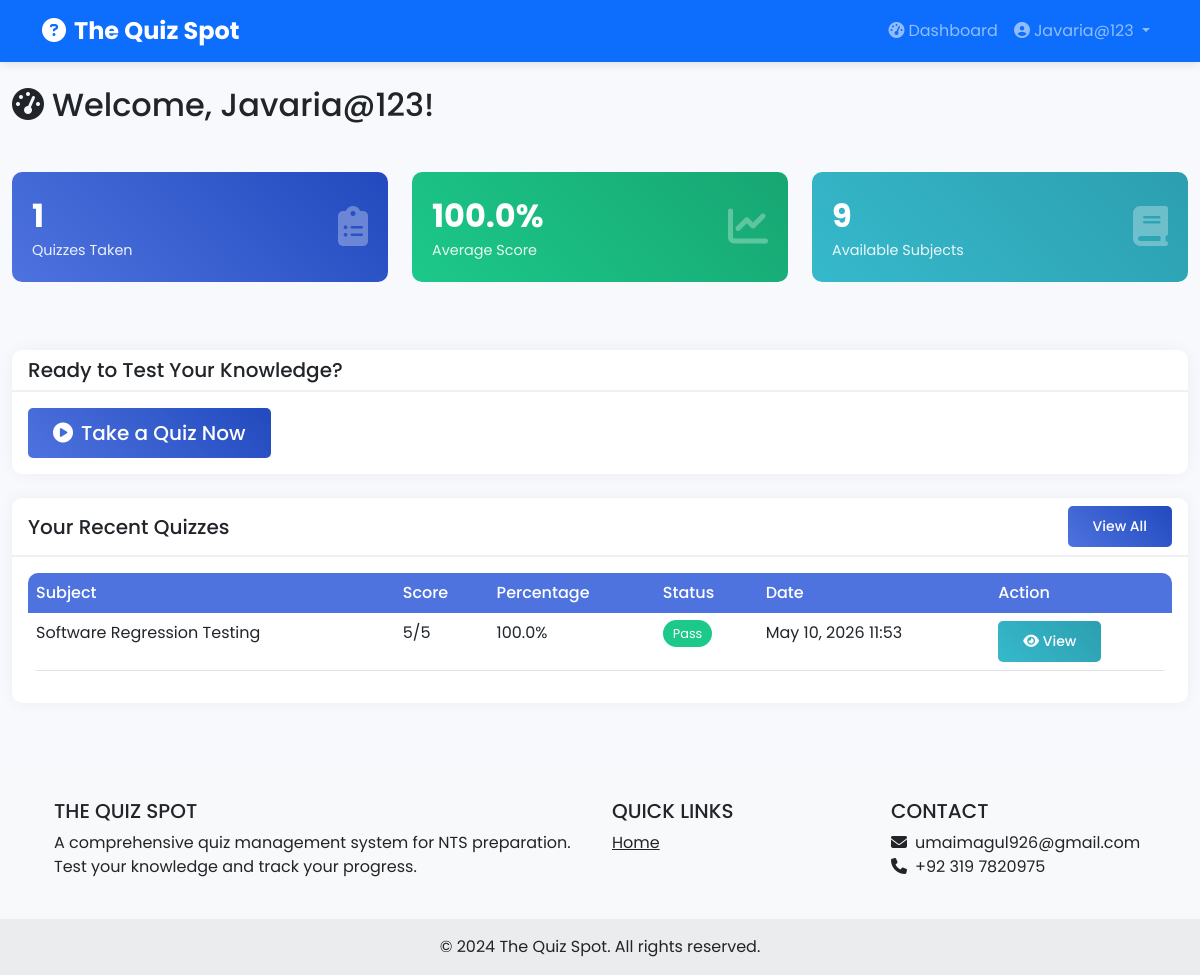
The page /user-dashboard/ (signed in) on the database its author committed.
### quiz/models.py (models this page shows, shortened)
class UserProfile(models.Model):
    user = models.OneToOneField(User, on_delete=models.CASCADE, related_name='profile')
    phone_number = models.CharField(max_length=15, blank=True)
    registration_number = models.CharField(max_length=50, blank=True)
    total_quizzes_taken = models.IntegerField(default=0)
    average_score = models.FloatField(default=0)
    created_at = models.DateTimeField(auto_now_add=True)
    def update_stats(self):
        quizzes = self.user.quizzes.all()
        self.total_quizzes_taken = quizzes.count()
        if self.total_quizzes_taken > 0:
            self.average_score = sum(q.percentage for q in quizzes) / self.total_quizzes_taken
        self.save()

class Quiz(models.Model):
    user = models.ForeignKey(User, on_delete=models.CASCADE, related_name='quizzes')
    subject = models.ForeignKey(Subject, on_delete=models.CASCADE)
    date_taken = models.DateTimeField(auto_now_add=True)
    score = models.IntegerField(default=0)
    total_questions = models.IntegerField()
    percentage = models.FloatField(default=0)
    status = models.CharField(
        max_length=10,
        choices=[('Pass', 'Pass'), ('Fail', 'Fail')],
        default='Fail'
    )
    class Meta:
        ordering = ['-date_taken']

class Subject(models.Model):
    name = models.CharField(max_length=100, unique=True)
    description = models.TextField(blank=True)
    created_at = models.DateTimeField(auto_now_add=True)
    updated_at = models.DateTimeField(auto_now=True)
    class Meta:
        ordering = ['name']

### quiz/views.py (the view)
# urls.py: path('user-dashboard/', views.user_dashboard, name='user_dashboard'),
@user_required
def user_dashboard(request):
    user_profile, created = UserProfile.objects.get_or_create(user=request.user)
    user_profile.update_stats()
    recent_quizzes = Quiz.objects.filter(user=request.user).select_related('subject').order_by('-date_taken')[:5]
    subjects = Subject.objects.all()
    context = {
        'user_profile': user_profile,
        'recent_quizzes': recent_quizzes,
        'subjects': subjects,
        'total_subjects': subjects.count(),
    }
    return render(request, 'user/user_dashboard.html', context)

### templates/user/user_dashboard.html (shortened to what this page needs)
{% extends 'base.html' %}
{% block content %}
<div class="container-fluid py-4">
    <div class="row mb-4">
        <div class="col-12">
            <h2 class="mb-4">
                <i class="fas fa-tachometer-alt me-2"></i>Welcome, {{ user.username }}!
            </h2>
        </div>
    </div>
    <div class="row mb-4">
        <div class="col-xl-4 col-md-6 mb-4">
            <div class="stat-card">
                <div class="row align-items-center">
                    <div class="col">
                        <div class="stat-value">{{ user_profile.total_quizzes_taken }}</div>
                        <div class="stat-label">Quizzes Taken</div>
                    </div>
                    <div class="col-auto">
                        <i class="fas fa-clipboard-list fa-2x"></i>
                    </div>
                </div>
            </div>
        </div>
        <div class="col-xl-4 col-md-6 mb-4">
            <div class="stat-card" style="background: linear-gradient(45deg, #1cc88a, #17a673);">
                <div class="row align-items-center">
                    <div class="col">
                        <div class="stat-value">{{ user_profile.average_score|floatformat:1 }}%</div>
                        <div class="stat-label">Average Score</div>
                    </div>
                    <div class="col-auto">
                        <i class="fas fa-chart-line fa-2x"></i>
                    </div>
                </div>
            </div>
        </div>
        <div class="col-xl-4 col-md-6 mb-4">
            <div class="stat-card" style="background: linear-gradient(45deg, #36b9cc, #2c9faf);">
                <div class="row align-items-center">
                    <div class="col">
                        <div class="stat-value">{{ total_subjects }}</div>
                        <div class="stat-label">Available Subjects</div>
                    </div>
                    <div class="col-auto">
                        <i class="fas fa-book fa-2x"></i>
                    </div>
                </div>
            </div>
        </div>
    </div>
    <div class="row mb-4">
        <div class="col-12">
            <div class="card">
                <div class="card-header">
                    <h5 class="mb-0">Ready to Test Your Knowledge?</h5>
                </div>
                <div class="card-body">
                    <a href="{% url 'select_subject' %}" class="btn btn-primary btn-lg">
                        <i class="fas fa-play-circle me-2"></i>Take a Quiz Now
                    </a>
                </div>
            </div>
        </div>
    </div>
    <div class="row">
        <div class="col-12">
            <div class="card">
                <div class="card-header d-flex justify-content-between align-items-center">
                    <h5 class="mb-0">Your Recent Quizzes</h5>
                    <a href="{% url 'quiz_history' %}" class="btn btn-sm btn-primary">View All</a>
                </div>
                <div class="card-body">
                    <div class="table-responsive">
                        <table class="table table-hover">
                            <thead>
                                <tr>
                                    <th>Subject</th>
                                    <th>Score</th>
                                    <th>Percentage</th>
                                    <th>Status</th>
                                    <th>Date</th>
                                    <th>Action</th>
                                </tr>
                            </thead>
                            <tbody>
                                {% for quiz in recent_quizzes %}
                                <tr>
                                    <td>{{ quiz.subject.name }}</td>
                                    <td>{{ quiz.score }}/{{ quiz.total_questions }}</td>
                                    <td>{{ quiz.percentage|floatformat:1 }}%</td>
                                    <td>
                                        {% if quiz.status == 'Pass' %}
                                            <span class="badge-pass">Pass</span>
                                        {% else %}
                                            <span class="badge-fail">Fail</span>
                                        {% endif %}
                                    </td>
                                    <td>{{ quiz.date_taken|date:"M d, Y H:i" }}</td>
                                    <td>
                                        <a href="{% url 'quiz_result' quiz.id %}" class="btn btn-sm btn-info">
                                            <i class="fas fa-eye"></i> View
                                        </a>
                                    </td>
                                </tr>
                                {% empty %}
                                <tr>
                                    <td colspan="6" class="text-center">You haven't taken any quizzes yet</td>
                                </tr>
                                {% endfor %}
                            </tbody>
                        </table>
                    </div>
                </div>
            </div>
        </div>
    </div>
</div>
{% endblock %}

### templates/base.html (shortened to what this page needs)
<!DOCTYPE html>
<html lang="en">
<head>
    <link href="https://cdn.jsdelivr.net/npm/bootstrap@5.3.0/dist/css/bootstrap.min.css" rel="stylesheet">
    <link rel="stylesheet" href="https://cdnjs.cloudflare.com/ajax/libs/font-awesome/6.4.0/css/all.min.css">
    {% load static %}
    <link rel="stylesheet" href="{% static 'css/style.css' %}">
</head>
<body>
    <nav class="navbar navbar-expand-lg navbar-dark bg-primary">
        <div class="container">
            <a class="navbar-brand" href="{% url 'index' %}">
                <i class="fas fa-question-circle me-2"></i>The Quiz Spot
            </a>
            <div class="collapse navbar-collapse" id="navbarNav">
                <ul class="navbar-nav ms-auto">
                    {% if user.is_authenticated %}
                        {% if user.is_staff %}
                            <li class="nav-item">
                                <a class="nav-link" href="{% url 'admin_dashboard' %}">
                                    <i class="fas fa-tachometer-alt me-1"></i>Dashboard
                                </a>
                            </li>
                        {% else %}
                            <li class="nav-item">
                                <a class="nav-link" href="{% url 'user_dashboard' %}">
                                    <i class="fas fa-tachometer-alt me-1"></i>Dashboard
                                </a>
                            </li>
                        {% endif %}
                        <li class="nav-item dropdown">
                            <a class="nav-link dropdown-toggle" href="#" id="navbarDropdown" role="button" data-bs-toggle="dropdown">
                                <i class="fas fa-user-circle me-1"></i>{{ user.username }}
                            </a>
                        </li>
                    {% endif %}
                </ul>
            </div>
        </div>
    </nav>
    {% block content %}{% endblock %}
    <footer class="bg-light text-center text-lg-start mt-5">
        <div class="container p-4">
            <div class="row">
                <div class="col-lg-6 col-md-12 mb-4 mb-md-0">
                    <h5 class="text-uppercase">The Quiz Spot</h5>
                    <p>
                        A comprehensive quiz management system for NTS preparation.
                        Test your knowledge and track your progress.
                    </p>
                </div>
                <div class="col-lg-3 col-md-6 mb-4 mb-md-0">
                    <h5 class="text-uppercase">Quick Links</h5>
                    <ul class="list-unstyled mb-0">
                        <li><a href="{% url 'index' %}" class="text-dark">Home</a></li>
                    </ul>
                </div>
                <div class="col-lg-3 col-md-6 mb-4 mb-md-0">
                    <h5 class="text-uppercase">Contact</h5>
                    <ul class="list-unstyled">
                        <li><i class="fas fa-envelope me-2"></i>umaimagul926@gmail.com</li>
                        <li><i class="fas fa-phone me-2"></i>+92 319 7820975</li>
                    </ul>
                </div>
            </div>
        </div>
        <div class="text-center p-3" style="background-color: rgba(0, 0, 0, 0.05);">
            © 2024 The Quiz Spot. All rights reserved.
        </div>
    </footer>
</body>
</html>

### static/css/style.css (style rules this page uses)
:root { --primary-color: #4e73df; --secondary-color: #858796; --success-color: #1cc88a; --info-color: #36b9cc; --warning-color: #f6c23e; --danger-color: #e74a3b; --dark-color: #5a5c69; --light-color: #f8f9fc; }
body { font-family: 'Poppins', sans-serif; background-color: #f8f9fc; min-height: 100vh; display: flex; flex-direction: column; }
.navbar { box-shadow: 0 2px 10px rgba(0,0,0,0.1); }
.navbar-brand { font-weight: 700; font-size: 1.5rem; }
.card { border: none; border-radius: 10px; box-shadow: 0 0 15px rgba(0,0,0,0.05); transition: transform 0.3s, box-shadow 0.3s; }
.card-header { background-color: transparent; border-bottom: 2px solid #f0f0f0; font-weight: 600; }
.stat-card { background: linear-gradient(45deg, var(--primary-color), #224abe); color: white; border-radius: 10px; padding: 20px; margin-bottom: 20px; }
.stat-card i { font-size: 2.5rem; opacity: 0.3; }
.stat-card .stat-value { font-size: 2rem; font-weight: 700; }
.stat-card .stat-label { font-size: 0.9rem; opacity: 0.9; }
.table { background-color: white; border-radius: 10px; overflow: hidden; }
.table thead th { background-color: var(--primary-color); color: white; font-weight: 500; border: none; }
.btn { border-radius: 5px; padding: 10px 25px; font-weight: 500; transition: all 0.3s; }
.btn-primary { background: linear-gradient(45deg, var(--primary-color), #224abe); border: none; }
.btn-info { background: linear-gradient(45deg, var(--info-color), #2c9faf); border: none; color: white; }
.badge-pass { background-color: var(--success-color); color: white; padding: 5px 10px; border-radius: 20px; font-size: 0.8rem; }
footer { margin-top: auto; }

### rows shown on the page
UserProfile: total_quizzes_taken "1", average_score "100.0"
Quiz: subject.name "Software Regression Testing", score "5", total_questions "5", percentage "100.0", status "Pass", date_taken "May 10, 2026 11:53"

### other values the page prints
{{ user.username }} "Javaria@123"
{{ total_subjects }} "9"
